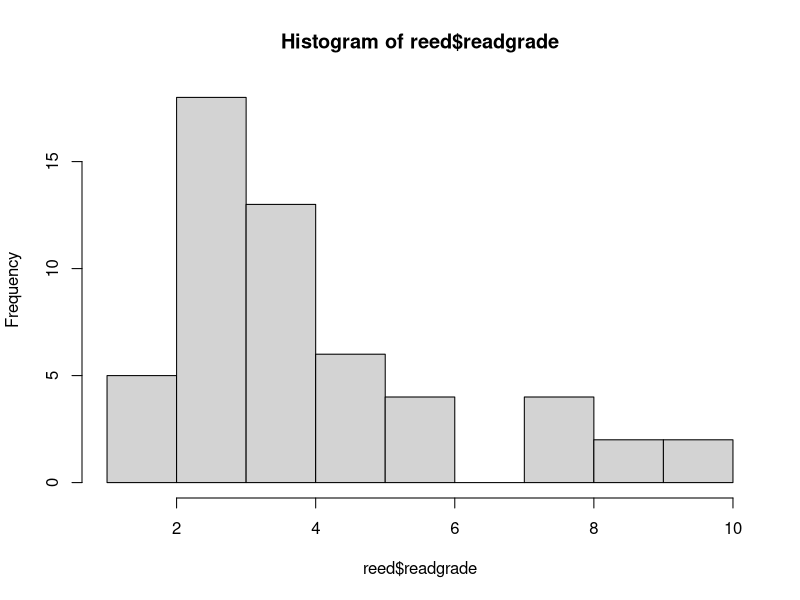

Generate this figure with R:
library(car)
library(emmeans)  

##### 1
reed = read.csv('data_files//read2007.csv')
head(reed)

# Compute 'readgrade' (overall reading ability) which is average of word_id and word_atk
reed['readgrade'] = rowMeans(reed[c("word_id","word_atk")])
head(reed)

hist(reed$readgrade)

# Divide the students into three groups with rougly equal numbers in poor, average, and good based on readgrade (you can use two groups if you prefer)
# 1 = poor; 2 = average; 3 = good
library(ggplot2)
reed$rgroup = as.numeric(cut_number(reed$readgrade,3))
table(reed$rgroup)
head(reed)

#Carry out a three-group (or two group) ANOVA with snd_same as the DV
reed$rgroup = as.factor(reed$rgroup)
size_linear = c(-1, 0, 1)
size_quadratic = c(-1, 2, -1)
#check orthogonality
print('Zero:')
print(sum(size_linear * size_quadratic))

#assign contrasts to variables
contrasts(reed$rgroup) = cbind(size_linear, size_quadratic)

# run one way test on color
anova1 = aov(snd_same ~ rgroup, data=reed)
anova1


Anova(anova1, type="III")
emmeans(anova1, "rgroup")

# Now compare that three-group ANOVA to doing a
# simple regression using snd_same as DV and readgrade as the predictor variable.
reg = lm(snd_same ~ readgrade, data=reed)
summary(reg)

###### 2
# see if iq differs by group
x = aov(reed$iq ~ reed$rgroup)
summary(x)


# ANOVA with IQ as covariate
# run one way test on color

anova_iq = aov(snd_same ~ iq + rgroup, data=reed)
Anova(anova_iq, type="III")

# calculate adjusted means
#install.packages('emmeans')
emmeans(anova_iq, "rgroup")

# regression with IQ as covariate
reg_iq = lm(snd_same ~ iq + readgrade, data=reed)
summary(reg_iq)

##### 3
# dvs: snd_same, cat_sam, look_sam, mean_sam
# IV: rgroup
reed$rgroup = as.factor(reed$rgroup)
dvs = cbind(reed$snd_same, reed$cat_sam, reed$look_sam, reed$mean_sam)

man_fit = manova(dvs ~ rgroup, data=reed)

summary(man_fit, test="Wilks")

summary.aov(man_fit)
